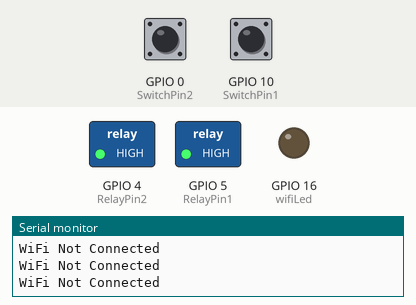
This sketch was run on a simulated ESP8266 (NodeMCU). Parts: switched loads named in the sketch (green lamp = pin HIGH), output pins drawn as LEDs (lit = HIGH), the last lines printed to the serial monitor. Dashed ring = blinking. The inputs (shaded band) are chosen by the test bench; at power-on: GPIO 0 (SwitchPin2) HIGH, GPIO 10 (SwitchPin1) HIGH. WiFi joins after 1.5 s; servers stay silent unless stated.

Above: at 1.2 s.
1.3 s: GPIO 0 (SwitchPin2) pulled LOW for 1 s
At 3.6 s:
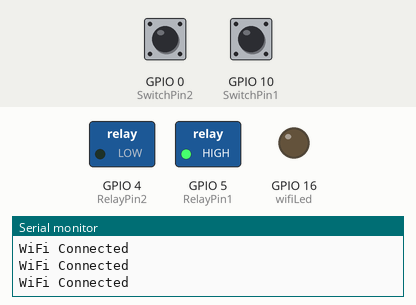
3.9 s: GPIO 10 (SwitchPin1) pulled LOW for 1 s
At 4.26 s:
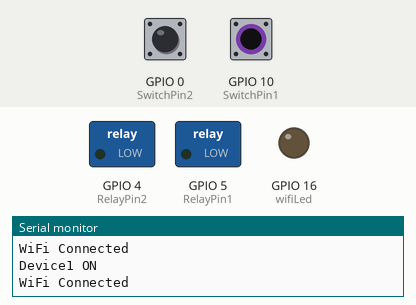
6.5 s: GPIO 0 (SwitchPin2) pulled LOW for 0.15 s
At 7.1 s:
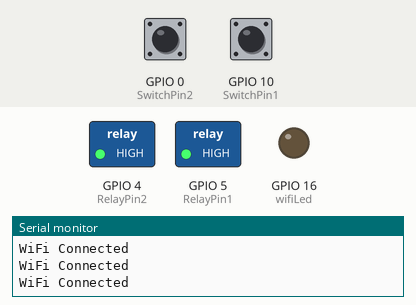
9.6 s: GPIO 10 (SwitchPin1) pulled LOW for 0.15 s
At 10.6 s:
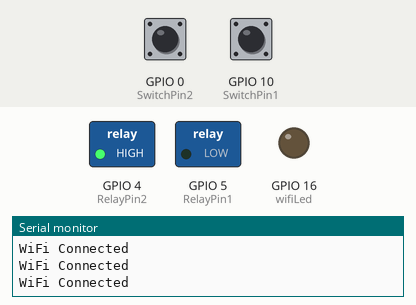
11.3 s: GPIO 0 (SwitchPin2) pulsed LOW 5 times (0.12 s each, 0.3 s apart)
At 14.1 s:
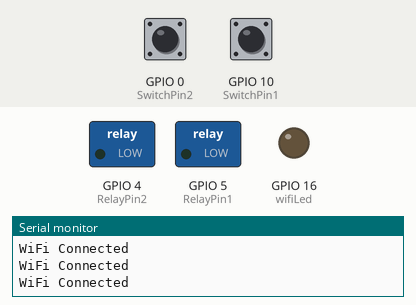
15.8 s: GPIO 10 (SwitchPin1) pulsed LOW 2 times (0.12 s each, 0.3 s apart)
At 16.16 s:
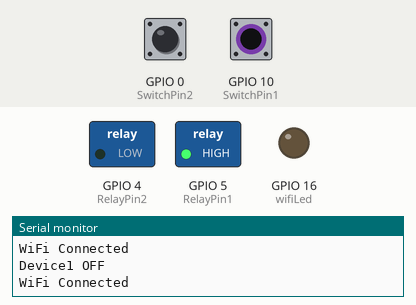
Timing chart, 0 to 18.8 s (numbered marks = the images above; inputs shaded):
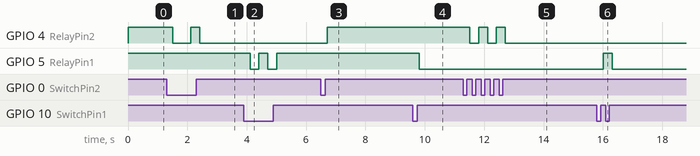

Measured:
- after the input at 1.3 s, GPIO 4 (RelayPin2): HIGH → LOW after 0.21 s, → HIGH 0.60 s later, → LOW 0.30 s later
- after the input at 3.9 s, GPIO 5 (RelayPin1): alternates HIGH for 0.30 s and LOW for 0.30 s, 4 changes in all, then stays HIGH, starting after 0.21 s
- after the input at 6.5 s, GPIO 4 (RelayPin2): LOW → HIGH after 0.21 s
- after the input at 9.6 s, GPIO 5 (RelayPin1): HIGH → LOW after 0.21 s
- after the input at 11.3 s, GPIO 4 (RelayPin2): alternates HIGH for 0.30 s and LOW for 0.30 s, 5 changes in all, then stays LOW, starting after 0.21 s
- after the input at 15.8 s, GPIO 5 (RelayPin1): LOW → HIGH after 0.22 s, → LOW 0.30 s later

The sketch:

NCU_MODEL_FINAL_1.ino
```cpp
//#define BLYNK_PRINT Serial
#include <BlynkSimpleEsp8266.h>

// define the GPIO connected with Relays and switches
#define RelayPin1 5  //D1
#define RelayPin2 4  //D2

#define SwitchPin1 10  //SD3
#define SwitchPin2 0   //D3

#define wifiLed   16   //D0

#define VPIN_BUTTON_1    V1
#define VPIN_BUTTON_2    V2

int toggleState_1 = 1; //Define integer to remember the toggle state for relay 1
int toggleState_2 = 1; //Define integer to remember the toggle state for relay 2

int wifiFlag = 0;

#define BLYNK_TEMPLATE_ID "TMPLsnhpNvlo"
#define BLYNK_DEVICE_NAME "bas kaam kar jaye"
#define BLYNK_AUTH_TOKEN "Z_5jFNyLo2RHEaF9-v2rf6nft-PJoJbN"
#define WIFI_SSID "Acoustic"            //Enter Wifi Name
#define WIFI_PASS "abcdefgh"         //Enter wifi Password

BlynkTimer timer;

void relayOnOff(int relay) {

  switch (relay) {
    case 1:
      if (toggleState_1 == 1) {
        digitalWrite(RelayPin1, LOW); // turn on relay 1
        toggleState_1 = 0;
        Serial.println("Device1 ON");
      }
      else {
        digitalWrite(RelayPin1, HIGH); // turn off relay 1
        toggleState_1 = 1;
        Serial.println("Device1 OFF");
      }
      delay(100);
      break;
    case 2:
      if (toggleState_2 == 1) {
        digitalWrite(RelayPin2, LOW); // turn on relay 2
        toggleState_2 = 0;
        Serial.println("Device2 ON");
      }
      else {
        digitalWrite(RelayPin2, HIGH); // turn off relay 2
        toggleState_2 = 1;
        Serial.println("Device2 OFF");
      }
      delay(100);
      break;
    default : break;
  }

}

void with_internet() {
  //Manual Switch Control
  if (digitalRead(SwitchPin1) == LOW) {
    delay(200);
    relayOnOff(1);
    Blynk.virtualWrite(VPIN_BUTTON_1, toggleState_1);   // Update Button Widget
  }
  else if (digitalRead(SwitchPin2) == LOW) {
    delay(200);
    relayOnOff(2);
    Blynk.virtualWrite(VPIN_BUTTON_2, toggleState_2);   // Update Button Widget
  }

}
void without_internet() {
  //Manual Switch Control
  if (digitalRead(SwitchPin1) == LOW) {
    delay(200);
    relayOnOff(1);
  }
  else if (digitalRead(SwitchPin2) == LOW) {
    delay(200);
    relayOnOff(2);
  }
}

BLYNK_CONNECTED() {
  // Request the latest state from the server
  Blynk.syncVirtual(VPIN_BUTTON_1);
  Blynk.syncVirtual(VPIN_BUTTON_2);
}

// When App button is pushed - switch the state

BLYNK_WRITE(VPIN_BUTTON_1) {
  toggleState_1 = param.asInt();
  digitalWrite(RelayPin1, toggleState_1);
}

BLYNK_WRITE(VPIN_BUTTON_2) {
  toggleState_2 = param.asInt();
  digitalWrite(RelayPin2, toggleState_2);

}


void checkBlynkStatus() { // called every 3 seconds by SimpleTimer

  bool isconnected = Blynk.connected();
  if (isconnected == false) {
    wifiFlag = 1;
    digitalWrite(wifiLed, HIGH); //Turn off WiFi LED
  }
  if (isconnected == true) {
    wifiFlag = 0;
    digitalWrite(wifiLed, LOW); //Turn on WiFi LED
  }
}
void setup()
{
  Serial.begin(9600);

  pinMode(RelayPin1, OUTPUT);
  pinMode(RelayPin2, OUTPUT);

  pinMode(wifiLed, OUTPUT);

  pinMode(SwitchPin1, INPUT_PULLUP);
  pinMode(SwitchPin2, INPUT_PULLUP);

  //During Starting all Relays should TURN OFF
  digitalWrite(RelayPin1, toggleState_1);
  digitalWrite(RelayPin2, toggleState_2);

  WiFi.begin(WIFI_SSID, WIFI_PASS);
  timer.setInterval(3000L, checkBlynkStatus); // check if Blynk server is connected every 3 seconds
  Blynk.config(BLYNK_AUTH_TOKEN);
}

void loop()
{
  if (WiFi.status() != WL_CONNECTED)
  {
    Serial.println("WiFi Not Connected");
  }
  else
  {
    Serial.println("WiFi Connected");
    Blynk.run();
  }

  timer.run(); // Initiates SimpleTimer
  if (wifiFlag == 0)
    with_internet();
  else
    without_internet();
}
```
